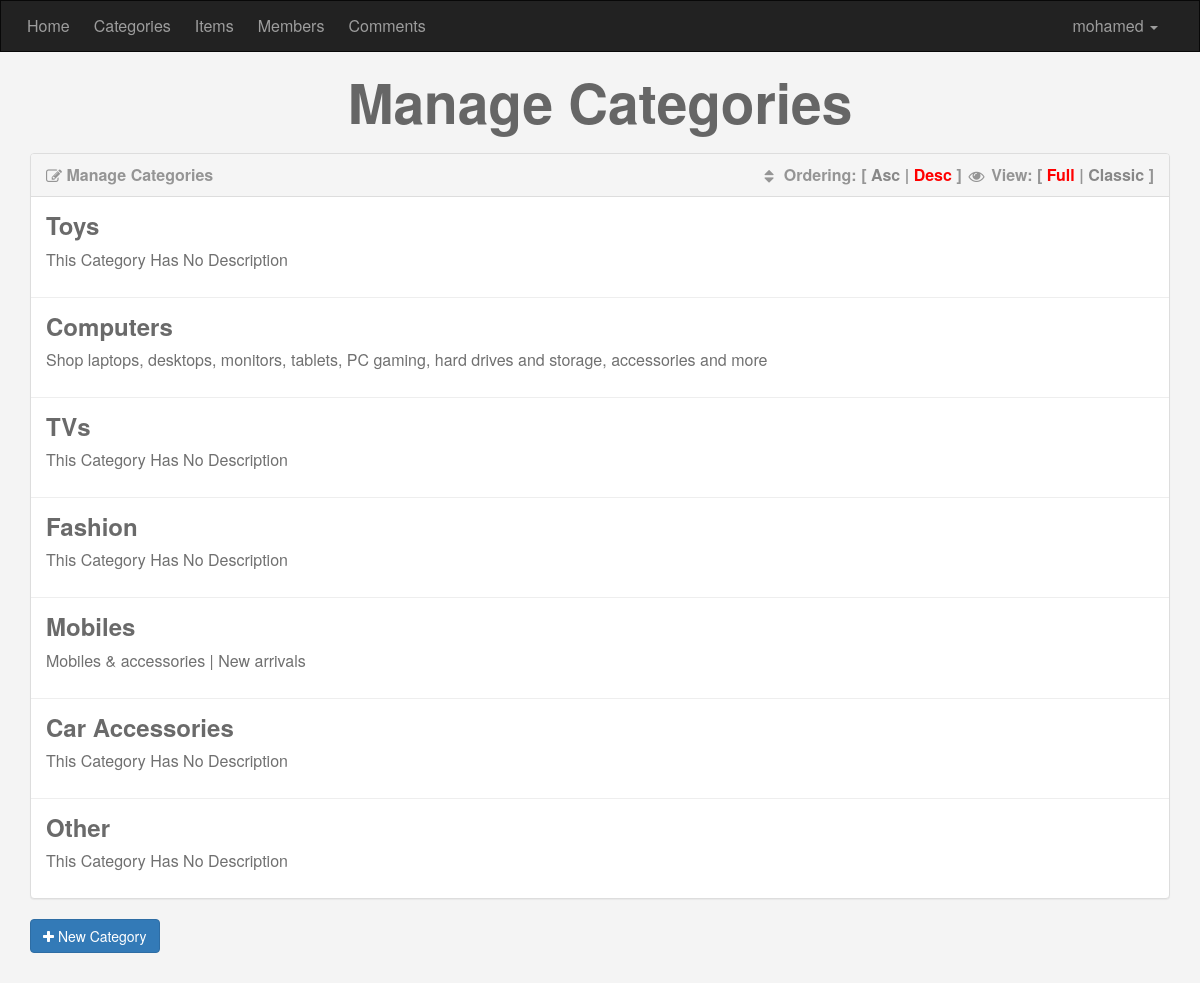
/admin/categories.php?sort=DESC (signed in), run on the app's committed database.
### tables this page shows
CREATE TABLE `categories` (
  `CatID` int(11) NOT NULL,
  `Name` varchar(255) NOT NULL,
  `Description` text NOT NULL,
  `Ordering` int(11) DEFAULT NULL,
  `Visibility` tinyint(4) NOT NULL DEFAULT 0,
  `Allow_Comment` tinyint(4) NOT NULL DEFAULT 0,
  `Allow_Ads` tinyint(4) NOT NULL DEFAULT 0
);

### admin/categories.php (the view, shortened to what this page needs)
<?php
if (isset($_SESSION['Username'])) {
    include 'init.php';
    $do = isset($_GET['do']) ? $_GET['do'] : 'Manage';
    if ($do == 'Manage') {
        $sort = 'ASC';
        $sort_array = array('ASC', 'DESC');
        if (isset($_GET['sort']) && in_array($_GET['sort'], $sort_array)) {
            $sort = $_GET['sort'];
        }
        $stmt2 = $con->prepare("SELECT * FROM categories ORDER BY Ordering $sort");
        $stmt2->execute();
        $cats = $stmt2->fetchAll();
        if (!empty($cats)) {
?>
            <h1 class="text-center">Manage Categories</h1>
            <div class="container categories">
                <div class="panel panel-default">
                    <div class="panel-heading">
                        <i class="fa fa-edit"></i> Manage Categories
                        <div class="option pull-right">
                            <i class="fa fa-sort fa-fw"></i> Ordering: [
                            <a class="<?php if ($sort == 'ASC') {
                                            echo 'active';
                                        } ?>" href="?sort=ASC">Asc</a> |
                            <a class="<?php if ($sort == 'DESC') {
                                            echo 'active';
                                        } ?>" href="?sort=DESC">Desc</a> ]
                            <i class="fa fa-eye fa-fw"></i> View: [
                            <span class="active" data-view="full">Full</span> |
                            <span data-view="classic">Classic</span> ]
                        </div>
                    </div>
                    <div class="panel-body">
                        <?php
                        foreach ($cats as $cat) {
                            echo "<div class='cat'>";
                            echo "<h3>" . $cat['Name'] . '</h3>';
                            echo '<div class="full-view">';
                            echo "<p>";
                            if ($cat['Description'] == '') {
                                echo 'This Category Has No Description';
                            } else
                                echo $cat['Description'];
                            echo "</p>";
                            echo '</div>';
                            echo "</div>";
                            echo "<hr>";
                        }
                        ?>
                    </div>
                </div>
                <a class="btn btn-primary add-category" href="categories.php?do=Add"><i class="fa fa-plus"></i> New Category</a>
            </div>
        <?php
        } else {
            echo '<div class="container">';
            echo '<div class="nice-message">There\'s No Categories To Show</div>';
            echo '<a class="btn btn-primary" href="categories.php?do=Add"><i class="fa fa-plus"></i> New Category</a>';
            echo '</div>';
        }
    }
    include $tpl . 'footer.php';
} else {
    header('Location: index.php');
    exit();
}

### admin/layout/css/backend.css (style rules this page uses)
body { font-size: 16px; background-color: #f4f4f4; }
h1 { font-size: 55px; margin: 20px 0; font-weight: bold; color: #666; }
.categories .panel-heading { color: #959595; font-weight: bold; }
.categories .panel-heading i { position: relative; top: 1px; }
.categories .panel-body { padding: 0; }
.categories .option a { color: #888; text-decoration: none; }
.categories .option span { color: #888; cursor: pointer; }
.categories .option .active { color: #F00; }
.categories hr { margin-top: 0; margin-bottom: 0; }
.categories .cat { padding: 15px; position: relative; overflow: hidden; }
.categories .cat h3 { margin: 0; cursor: pointer; font-weight: bold; color: #6A6A6A; }
.categories .cat .full-view p { margin: 10px 0; color: #707070; }
.categories .add-category { margin-bottom: 30px; }

### data on the page
categories: Name "Toys", Description "This Category Has No Description"
categories: Name "Computers", Description "Shop laptops, desktops, monitors, tablets, PC gaming, hard drives and storage, accessories and more"
categories: Name "TVs", Description "This Category Has No Description"
categories: Name "Fashion", Description "This Category Has No Description"
categories: Name "Mobiles", Description "Mobiles & accessories | New arrivals"
categories: Name "Car Accessories", Description "This Category Has No Description"
categories: Name "Other", Description "This Category Has No Description"

### other printed values
lang('HOME_ADMIN') "Home"
lang('CATEGORIES') "Categories"
lang('ITEMS') "Items"
lang('MEMBERS') "Members"
lang('COMMENTS') "Comments"
$_SESSION['Username'] "mohamed"
